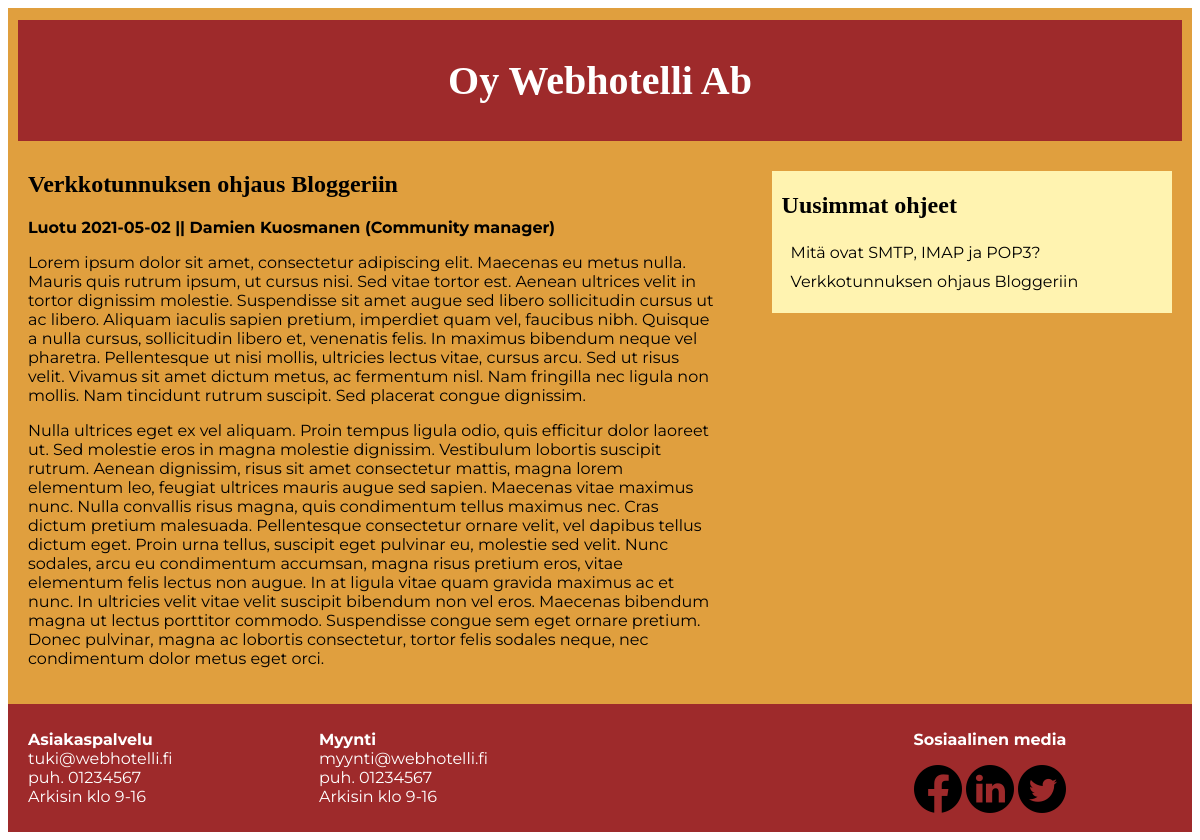
Screenshot of /-etusivu/ohje.php?id=1 with the database file from the repository.
### tables this page shows
CREATE TABLE `artikkeli` (
  `artikkeli_id` int(11) NOT NULL,
  `otsikko` varchar(200) NOT NULL,
  `teksti` text NOT NULL,
  `kategoria_id` int(11) NOT NULL,
  `kirjoittaja` varchar(20) NOT NULL,
  `luontipvm` date NOT NULL
);

CREATE TABLE `kayttaja` (
  `tunnus` varchar(20) NOT NULL,
  `salasana` varchar(200) NOT NULL,
  `etunimi` varchar(100) NOT NULL,
  `sukunimi` varchar(100) NOT NULL,
  `rooli` varchar(100) NOT NULL
);

### -etusivu/ohje.php (the view, shortened to what this page needs)
<!DOCTYPE html>
<?php
    require_once ("tietokanta.php");
?>
<html lang="fi">
	<head>
		<link rel="stylesheet" type="text/css" href="tyyli.css">
	</head>
	<body>
		<div id="sailio">
			<header>
				<div id="otsikko">
					<a href="index.php" title ="Siirry etusivulle"><h1>Oy Webhotelli Ab</h1></a>
				</div>
			</header>
			<main><?php
                $id = $yhteys->real_escape_string($_GET["id"]);
                $hakusql = "SELECT * FROM artikkeli
                    INNER JOIN kayttaja ON tunnus = kirjoittaja WHERE artikkeli_id = $id";
                    $tulokset = $yhteys->query($hakusql);
                    while($rivi = $tulokset->fetch_assoc()) {
                ?>
				<article>
					<h2><?php echo $rivi["otsikko"];?></h2>
                	<p><b>Luotu <?php echo $rivi["luontipvm"];?> || <?php echo $rivi["etunimi"]." ".$rivi["sukunimi"]." (".$rivi["rooli"].")";?></b></p>
                    <p><?php echo $rivi["teksti"];?></p>
                    <?php } ?>
                </article>
				<div id="ohjesailio">
				<h2>Uusimmat ohjeet</h2>
				<nav id="linkit">
					<ul><?php
                        $hakusql = "SELECT otsikko, artikkeli_id FROM artikkeli
                            ORDER BY luontipvm DESC LIMIT 10";
                            $tulokset = $yhteys->query($hakusql);
                            while($rivi = $tulokset->fetch_assoc()) {
                        ?>
                            <li><a class="linkki" href="ohje.php?id=<?php echo $rivi["artikkeli_id"];?>"title="Lue ohje"><?php echo $rivi["otsikko"];?></a></li>
                        <?php } ?>
					</ul>
				</nav>
			</div>
			</main>
			<footer>
				<div class="footer_sisalto">
					<div class="footer_infot">
						<div class="aspa_info">
							<p><b>Asiakaspalvelu</b><br>
							tuki@webhotelli.fi<br>
							puh. 01234567<br>
							Arkisin klo 9-16</p>
						</div>
						<div class="myynti_info">
							<p><b>Myynti</b><br>
							myynti@webhotelli.fi<br>
							puh. 01234567<br>
							Arkisin klo 9-16</p>
						</div>
					</div>
					<div class="some">
						<p><b>Sosiaalinen media</b></p>
						<ul class="somekuvake_sailio">
							<li class="facebook_link">
								<a href="https://www.facebook.com/"><img alt="Facebook" src="icon_facebook48px.png" title="Siirry Facebookin etusivulle"</a>
							</li>
							<li class="linkedin_link">
								<a href="https://www.linkedin.com/?trk=seo-authwall-base_nav-header-logo"><img alt="Linkedin" src="icon_linkedin48px.png" title="Siirry Linkedinin etusivulle"</a>
							</li>
							<li class="twitter_link">
								<a href="https://twitter.com/"><img alt="Twitter" src="icon_twitter48px.png" title="Siirry Twitterin etusivulle"</a>
							</li>
						</ul>
					</div>
				</div>
			</footer>
		</div>
	</body>
</html>

### -etusivu/tyyli.css (style rules this page uses)
* { max-width: 100%; box-sizing: border-box; font-family: 'Montserrat'; }
#sailio { max-width: 1200px; margin-left: auto; margin-right: auto; padding-top: 2px; background-color: #e09f3e; }
main { padding: 20px; }
main::after { content: ""; display: block; clear: both; }
header { padding: 10px; margin: 10px; background-color: #9e2a2b ; color:#FFFFFF; }
#otsikko { text-align: center; }
#otsikko h1 { font-family: 'Merryweather'; font-size: 30pt; }
#otsikko a { text-decoration: none; color: #FFFFFF; }
article h2 { font-family: 'Merryweather'; }
#ohjesailio { padding-top: 1px; padding-bottom: 1px; background-color: #fff3b0; margin-left: auto; margin-right: auto; margin-top: 40px; }
#ohjesailio h2 { margin-left: 10px; font-family: 'Merryweather'; }
#ohjesailio ul { list-style: none; padding-left: 14px; }
a.linkki { display: block; color:#000000; text-decoration: none; padding: 5px; margin-right: 14px; }
footer { padding: 10px; background-color: #9e2a2b; color: #FFFFFF; }
.footer_sisalto { display: block; margin-left: auto; margin-right: auto; text-align: center; }
.footer_infot { text-align: left; display: inline-block; }
.some p { text-align: left; display: inline-block; }
.facebook_link { list-style: none; }
.linkedin_link { list-style: none; }
.twitter_link { list-style: none; }
.somekuvake_sailio { padding: 0; margin: 0; }
@media screen and (min-width: 600px) { article { float: left; width: 60%; } }
@media screen and (min-width: 600px) { article h2 { margin-top: 0; } }
@media screen and (min-width: 600px) { #ohjesailio { display: inline-block; float: right; width: 35%; margin-top: 0; } }
@media screen and (min-width: 600px) { footer { clear: both; } }
@media screen and (min-width: 600px) { .footer_infot { width: 40%; float: left; margin-left: 10px; } }
@media screen and (min-width: 600px) { .footer_sisalto::after { content: ""; display: block; clear: both; } }
@media screen and (min-width: 600px) { .some { width: 50%; float: right; } }
@media screen and (min-width: 800px) { .footer_infot { width: 50%; } }
@media screen and (min-width: 800px) { .aspa_info { width: 50%; float: left; } }
@media screen and (min-width: 800px) { .myynti_info { width: 50%; float: left; } }
@media screen and (min-width: 800px) { .some { width: 33%; } }
@media screen and (min-width: 800px) { .somekuvake_sailio li { display: inline-block; } }
@media screen and (min-width: 800px) { .somekuvake_sailio a { text-decoration: none; } }

### rows the page displays
artikkeli: otsikko "Verkkotunnuksen ohjaus Bloggeriin", luontipvm "2021-05-02", kirjoittaja.etunimi "Damien", kirjoittaja.sukunimi "Kuosmanen", kirjoittaja.rooli "Community manager", teksti "Lorem ipsum dolor sit amet, consectetur adipiscing elit. Maecenas eu metus nulla. Mauris quis rutrum ipsum, ut cursus nisi. Sed vitae tortor est. Aenean ultrices velit in tortor dignissim molestie. Suspendisse sit amet augue sed libero sollicitudin cursus ut ac libero. Aliquam iaculis sapien pretium, imperdiet quam vel, faucibus nibh. Quisque a nulla cursus, sollicitudin libero et, venenatis felis. In maximus bibendum neque vel pharetra. Pellentesque ut nisi mollis, ultricies lectus vitae, cursus arcu. Sed ut risus velit. Vivamus sit amet dictum metus, ac fermentum nisl. Nam fringilla nec ligula non mollis. Nam tincidunt rutrum suscipit. Sed placerat congue dignissim. Nulla ultrices eget ex…"
artikkeli: otsikko "Mitä ovat SMTP, IMAP ja POP3?"
